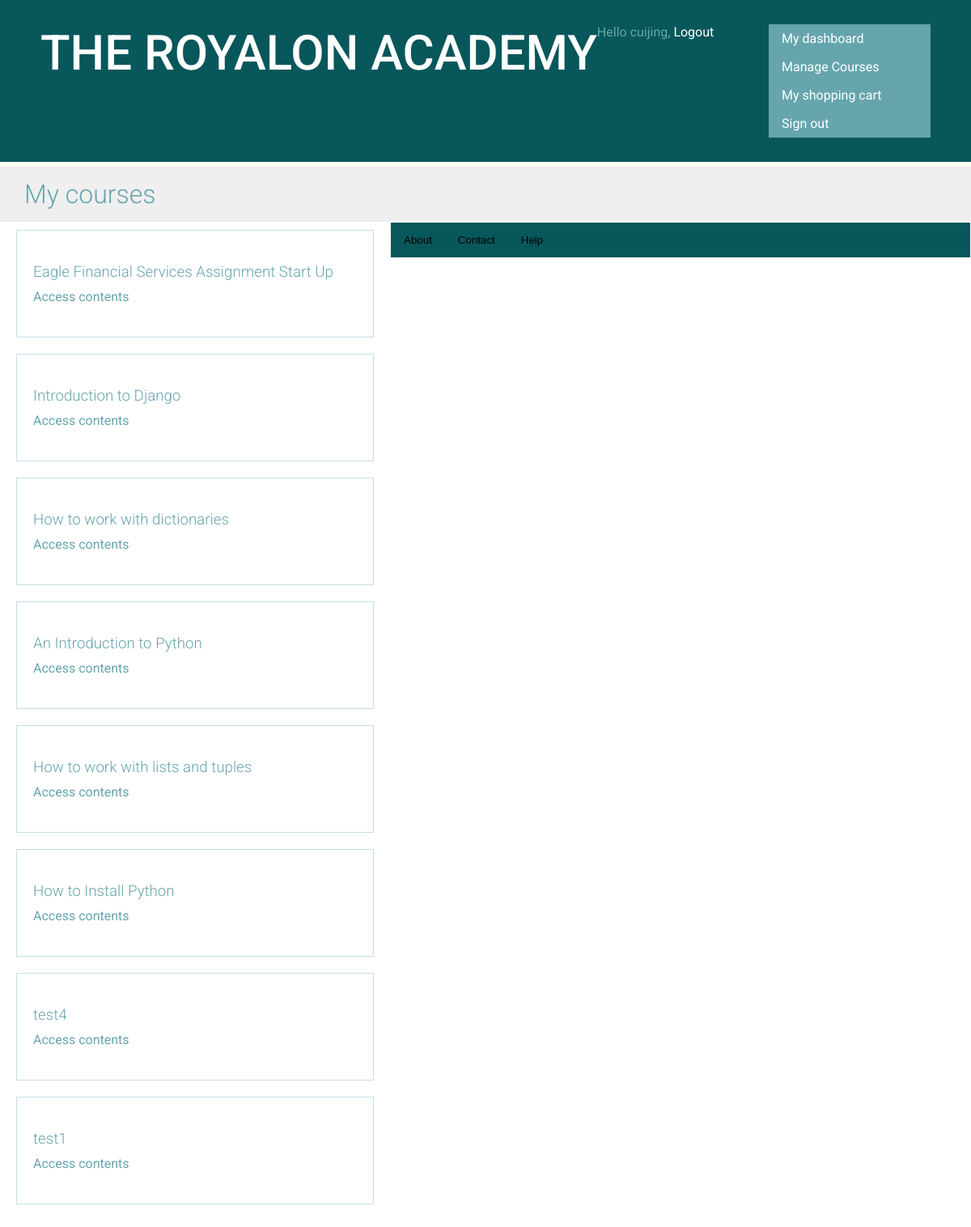
The app's page /students/courses/ (signed in) with its own data.
### courses/models.py (models this page shows, shortened)
class Course(models.Model):
    owner = models.ForeignKey(User, related_name='courses_created')
    subject = models.ForeignKey(Subject, related_name='courses')
    title = models.CharField(max_length=200)
    slug = models.SlugField(max_length=200, unique=True)
    overview = models.TextField()
    created = models.DateTimeField(auto_now_add=True)
    students = models.ManyToManyField(User,
                                      related_name='courses_enrolled',
                                      blank=True)
    class Meta:
        ordering = ('-created',)

### students/views.py (the view)
class StudentCourseListView(LoginRequiredMixin, ListView):
    model = Course
    template_name = 'students/course/list.html'
    def get_queryset(self):
        qs = super(StudentCourseListView, self).get_queryset()
        return qs.filter(students__in=[self.request.user])

### cart/context_processors.py (called while the page is built)
def cart(request):
    return {'cart': Cart(request)}

### students/templates/students/course/list.html (shortened to what this page needs)
{% extends "base.html" %}
{% block content %}
    <h1>My courses</h1>
    <div class="module">
        {% for course in object_list %}
            <div class="course-info">
                <h3>{{ course.title }}</h3>
                <p><a href="{% url "student_course_detail" course.id %}">Access contents</a></p>
            </div>
        {% empty %}
            <p>
                You are not enrolled in any courses yet.
                <a href="{% url "course_list" %}">Browse courses</a> to enroll in a course.
            </p>
        {% endfor %}
    </div>
{% endblock %}

### courses/templates/base.html (shortened to what this page needs)
{% load staticfiles %}
<!DOCTYPE html>
<html>
<head>
    <link href="{% static "css\base.css" %}" rel="stylesheet">
</head>
<body>
    <div id="header">
        <a href="/" class="logo">The Royalon Academy</a>
        <ul class="menu">
            {% if request.user.is_authenticated %}
                <li {% if section == "dashboard" %}class="selected"{% endif %}><a href="{% url "dashboard" %}">My dashboard</a></li>
                <li {% if section == "My Courses" %}class="selected"{% endif %}><a href="{% url "manage_course_list" %}">Manage Courses</a></li>
				<li {% if section == "My Shopping Cart" %}class="selected"{% endif %}><a href="{% url "product_list" %}">My shopping cart</a></li>
                <li><a href="{% url "logout" %}">Sign out</a></li>
            {% else %}
                <li><a href="{% url "login" %}">Sign in</a></li>
            {% endif %}
         </ul>
            <span class="user">
                {% if request.user.is_authenticated %}
                    Hello {{ request.user.username }},
                    <a href="{% url "logout" %}">Logout</a>
                {% endif %}
            </span>
    </div>
</body>
    <div id="content">
        {% block content %}{% endblock %}
    </div>
    <div class="tab">
	<button class="tablinks" onclick="openTab(event, 'About')">About</button>
  	<button class="tablinks" onclick="openTab(event, 'Contact')">Contact</button>
	<button class="tablinks" onclick="openTab(event, 'Help')">Help</button>
    </div>
</html>

### courses/static/css/base.css (style rules this page uses)
body { margin:0; font-family:'Roboto', sans-serif; font-weight:400; color: #66a5ad; }
a { color: #66a5ad; text-decoration:none; }
h1, h2, h3, h4, h5, h6 { font-family:'Roboto', sans-serif; font-weight:300; }
h1 { background:#efefef; width:100%; overflow:auto; padding:15px 0 15px 30px; margin:0; }
.module { overflow:auto; }
.module h3 { margin:30px 0 0; padding:0; width:100%; }
.module p { margin:10px 0 20px; width:100%; float:left; }
#header { background: #07575b; overflow:auto; padding:30px 50px; border-bottom:6px solid #fafff4; }
#header .logo { text-decoration:none; font-family:'Roboto', sans-serif; font-weight:500; text-transform:uppercase; font-size: 60px; color:#fff; float:left; }
#header a { color:#fff; }
#header .menu { list-style:none; float:right; margin:0; padding:0; }
.module { padding:10px 20px; float:left; }
.course-info { border:1px solid #c4dfe6; padding:10px 20px 20px; width:400px; overflow:auto; margin-bottom:20px; }
.course-info a { margin-right:10px; }
div.tab { overflow: hidden; border: 1px solid #ffffff; background-color: #07575b; }
div.tab button { background-color: inherit; float: left; border: none; outline: none; cursor: pointer; padding: 14px 16px; transition: 0.3s; }

### courses/templates/base.html (style rules this page uses)
ul { list-style-type: none; margin: 0; padding: 0; width: 200px; background-color: #66a5ad; }
li a { display: inline; text-align:center; float:left; color: #66a5ad; padding: 8px 16px; text-decoration: none; }

### records on screen
Course: title "Eagle Financial Services Assignment Start Up"
Course: title "Introduction to Django"
Course: title "How to work with dictionaries"
Course: title "An Introduction to Python"
Course: title "How to work with lists and tuples"
Course: title "How to Install Python"
Course: title "test4"
Course: title "test1"

### other values on screen
{{ request.user.username }} "cuijing"
